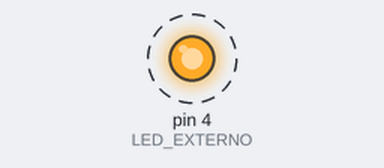
The sketch below on a simulated Arduino Uno, built with avr-gcc and run on an emulated ATmega328P. On the bench: output pins drawn as LEDs (lit = HIGH). Dashed ring = blinking.

Above: at 0.2 s.
Timing chart, 0 to 3.0 s (numbered marks = the images above):
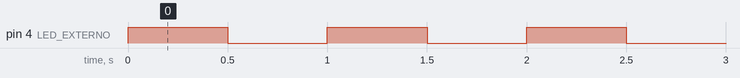

The sketch:

blink.ino
```cpp
#define LED_EXTERNO 4 // gpio 4 (d2)

void setup() {
  pinMode(LED_EXTERNO, OUTPUT);

}

void loop() {
  digitalWrite(LED_EXTERNO, HIGH);
  delay(500);

  digitalWrite(LED_EXTERNO, LOW);
  delay(500);


}
```

Measured:
- by itself, pin 4 (LED_EXTERNO): alternates HIGH for 0.50 s and LOW for 0.50 s
